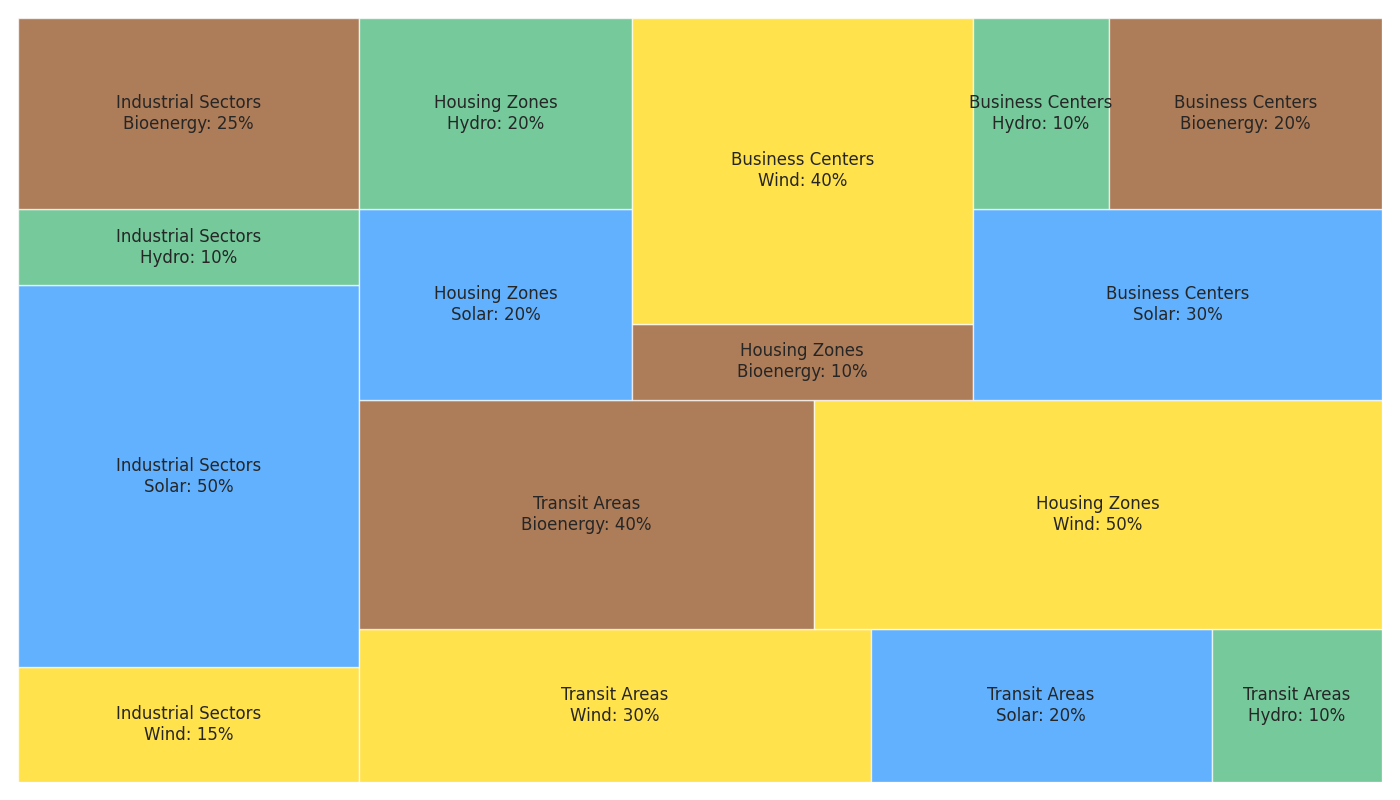

Python code for this plot:
import matplotlib.pyplot as plt
import squarify

# Manually shuffled sector and energy source names
sectors = ['Industrial Sectors', 'Transit Areas', 'Housing Zones', 'Business Centers']
energy_sources = ['Wind', 'Solar', 'Hydro', 'Bioenergy']

data = {
    'Industrial Sectors': [15, 50, 10, 25],
    'Transit Areas': [30, 20, 10, 40],
    'Housing Zones': [50, 20, 20, 10],
    'Business Centers': [40, 30, 10, 20]
}

labels = []
sizes = []

# Updated labels based on the new manual shuffle
for sector in sectors:
    for energy, percent in zip(energy_sources, data[sector]):
        labels.append(f'{sector}\n{energy}: {percent}%')
        sizes.append(percent)

colors = ['#FFD700', '#1E90FF', '#3CB371', '#8B4513']

plt.figure(figsize=(14, 8))
squarify.plot(sizes=sizes, label=labels, color=colors * len(sectors), alpha=0.7)

plt.axis('off')
plt.tight_layout()
plt.show()
